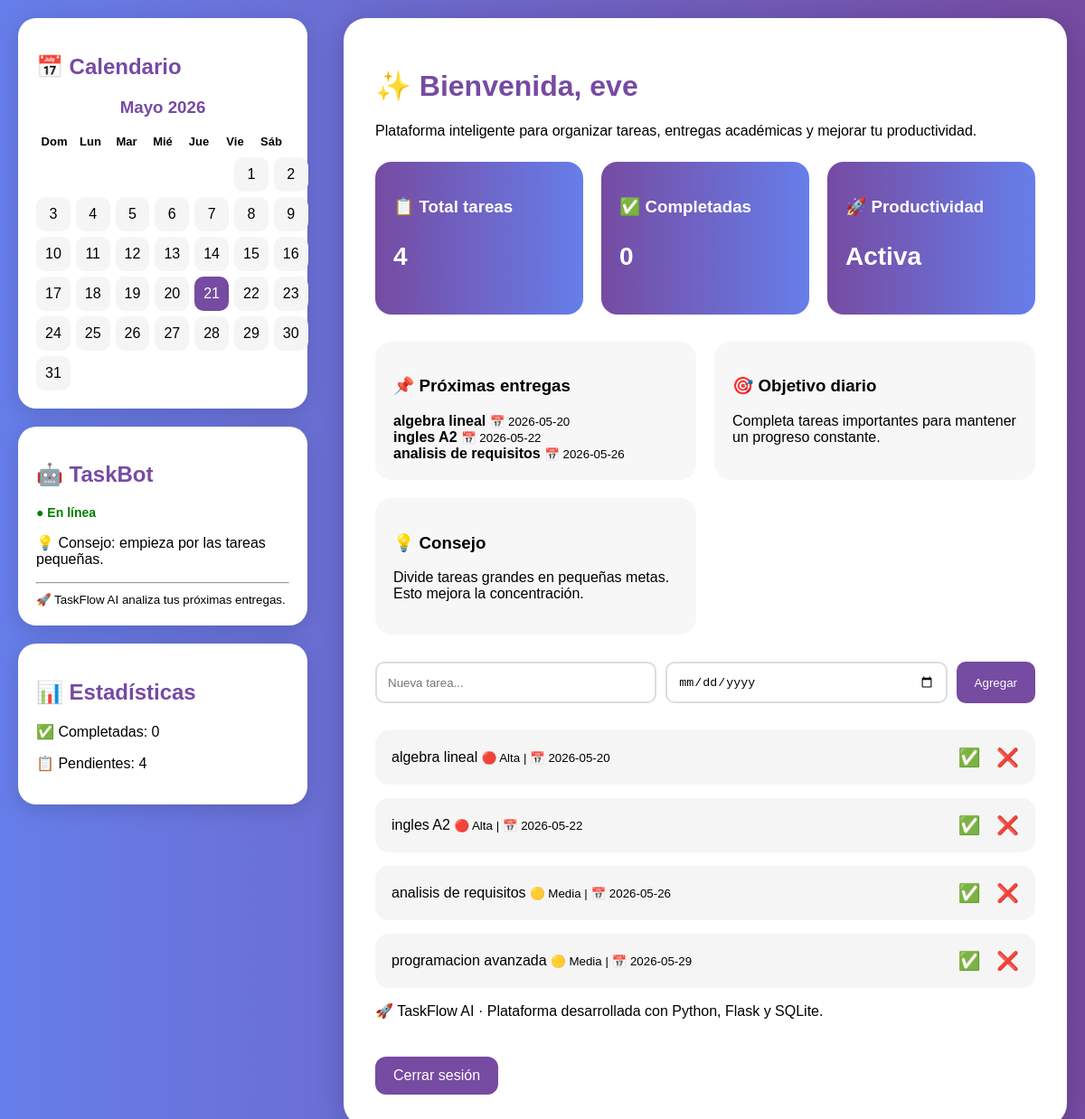
The app's page /dashboard (signed in) with its own data.
### tables this page shows
CREATE TABLE tasks (

    id INTEGER PRIMARY KEY AUTOINCREMENT,

    user_id INTEGER,

    title TEXT,

    priority TEXT,

    due_date TEXT,

    completed INTEGER DEFAULT 0

);

### app.py (the view)
@app.route("/dashboard")
def dashboard():
    if "user_id" not in session:
        return redirect("/")
    conn = connect_db()
    cursor = conn.cursor()
    cursor.execute(
        "SELECT * FROM tasks WHERE user_id=? ORDER BY due_date ASC",
        (session["user_id"],)
    )
    tasks = cursor.fetchall()
    conn.close()
    bot_message = random.choice(messages)
    return render_template(
        "index.html",
        tasks=tasks,
        username=session["username"],
        bot_message=bot_message
    )

### app.py (called while the page is built)
def connect_db():
    conn = sqlite3.connect("tasks.db")
    return conn

### templates/index.html (shortened to what this page needs)
<!DOCTYPE html>
<html lang="es">
<head>
    <link
        rel="stylesheet"
        href="{{ url_for('static', filename='style.css') }}"
    >
</head>
<body>
<div class="dashboard-container">
    <div class="sidebar">
        <div class="side-card">
            <h2>📅 Calendario</h2>
            <div id="calendar"></div>
        </div>
        <div class="side-card">
            <h2>🤖 TaskBot</h2>
            <div class="bot-status">
                ● En línea
            </div>
            <p>
                {{ bot_message }}
            </p>
            <hr>
            <small>
                🚀 TaskFlow AI analiza tus próximas entregas.
            </small>
        </div>
        <div class="side-card">
            <h2>📊 Estadísticas</h2>
            <p>
                ✅ Completadas:
                {{ tasks | selectattr(5, 'equalto', 1) | list | length }}
            </p>
            <p>
                📋 Pendientes:
                {{ tasks | selectattr(5, 'equalto', 0) | list | length }}
            </p>
        </div>
    </div>
    <div class="main-content">
        <div class="header">
            <h1>
                ✨ Bienvenida, {{ username }}
            </h1>
            <p>
                Plataforma inteligente para organizar tareas,
                entregas académicas y mejorar tu productividad.
            </p>
        </div>
        <div class="cards">
            <div class="card">
                <h3>📋 Total tareas</h3>
                <p>
                    {{ tasks|length }}
                </p>
            </div>
            <div class="card">
                <h3>✅ Completadas</h3>
                <p>
                    {{ tasks | selectattr(5, 'equalto', 1) | list | length }}
                </p>
            </div>
            <div class="card">
                <h3>🚀 Productividad</h3>
                <p>
                    Activa
                </p>
            </div>
        </div>
        <div class="extra-section">
            <div class="info-card">
                <h3>📌 Próximas entregas</h3>
                {% for task in tasks[:3] %}
                    <div class="upcoming-task">
                        <strong>
                            {{ task[2] }}
                        </strong>
                        <small>
                            📅 {{ task[4] }}
                        </small>
                    </div>
                {% endfor %}
            </div>
            <div class="info-card">
                <h3>🎯 Objetivo diario</h3>
                <p>
                    Completa tareas importantes
                    para mantener un progreso constante.
                </p>
            </div>
            <div class="info-card">
                <h3>💡 Consejo</h3>
                <p>
                    Divide tareas grandes en pequeñas metas.
                    Esto mejora la concentración.
                </p>
            </div>
        </div>
        <form action="/add" method="POST">
            <input
                type="text"
                name="title"
                placeholder="Nueva tarea..."
                required
            >
            <input
                type="date"
                name="due_date"
                required
            >
            <button type="submit">
                Agregar
            </button>
        </form>
        <ul>
            {% for task in tasks %}
            <li>
                <div class="task-info">
                    <span
                        class="{% if task[5] == 1 %}completed{% endif %}"
                    >
                        {{ task[2] }}
                    </span>
                    <small>
                        {% if task[3] == "Alta" %}
                            🔴
                        {% elif task[3] == "Media" %}
                            🟡
                        {% else %}
                            🟢
                        {% endif %}
                        {{ task[3] }}
                        |
                        📅 {{ task[4] }}
                    </small>
                </div>
                <div class="actions">
                    {% if task[5] == 0 %}
                        <a href="/complete/{{ task[0] }}">
                            ✅
                        </a>
                    {% endif %}
                    <a href="/delete/{{ task[0] }}">
                        ❌
                    </a>
                </div>
            </li>
            {% endfor %}
        </ul>
        <div class="dashboard-footer">
            <p>
                🚀 TaskFlow AI · Plataforma desarrollada
                con Python, Flask y SQLite.
            </p>
        </div>
        <a class="logout-btn" href="/logout">
            Cerrar sesión
        </a>
    </div>
</div>
</body>
</html>

### static/style.css (style rules this page uses)
body { margin: 0; font-family: Arial; background: linear-gradient(to right, #667eea, #764ba2); }
.dashboard-container { display: flex; min-height: 100vh; }
.sidebar { width: 320px; padding: 20px; display: flex; flex-direction: column; gap: 20px; }
.side-card { background: white; border-radius: 20px; padding: 20px; box-shadow: 0px 5px 25px rgba(0,0,0,0.15); animation: floatCard 3s ease-in-out infinite; }
.side-card h2 { color: #764ba2; }
.main-content { flex: 1; background: white; margin: 20px; border-radius: 25px; padding: 35px; box-shadow: 0px 5px 30px rgba(0,0,0,0.2); }
.header h1 { color: #764ba2; }
.cards { display: flex; gap: 20px; margin-top: 25px; }
.card { flex: 1; background: linear-gradient(to right, #764ba2, #667eea); color: white; padding: 20px; border-radius: 18px; }
.card p { font-size: 28px; font-weight: bold; }
.extra-section { display: grid; grid-template-columns: repeat(auto-fit, minmax(250px, 1fr)); gap: 20px; margin-top: 30px; }
.info-card { background: #f7f7f7; padding: 20px; border-radius: 18px; }
form { display: flex; gap: 10px; margin-top: 30px; }
input { flex: 1; padding: 12px; border-radius: 10px; border: 2px solid #ddd; }
button { background: #764ba2; color: white; border: none; padding: 12px 20px; border-radius: 10px; cursor: pointer; }
ul { list-style: none; padding: 0; margin-top: 30px; }
li { background: #f5f5f5; padding: 18px; border-radius: 15px; margin-bottom: 15px; display: flex; justify-content: space-between; align-items: center; }
.actions a { text-decoration: none; margin-left: 12px; font-size: 20px; }
.logout-btn { display: inline-block; margin-top: 25px; background: #764ba2; color: white; padding: 12px 20px; border-radius: 12px; text-decoration: none; }
.bot-status { color: green; font-size: 14px; margin-bottom: 10px; font-weight: bold; }

### records on screen
tasks: title "algebra lineal", due_date "2026-05-20", priority "Alta"
tasks: title "ingles A2", due_date "2026-05-22", priority "Alta"
tasks: title "analisis de requisitos", due_date "2026-05-26", priority "Media"
tasks: title "programacion avanzada", priority "Media", due_date "2026-05-29"

### other values on screen
{{ tasks | selectattr(5, 'equalto', 1) | list | length }} "0"
{{ tasks | selectattr(5, 'equalto', 0) | list | length }} "4"
{{ username }} "eve"
{{ tasks|length }} "4"
